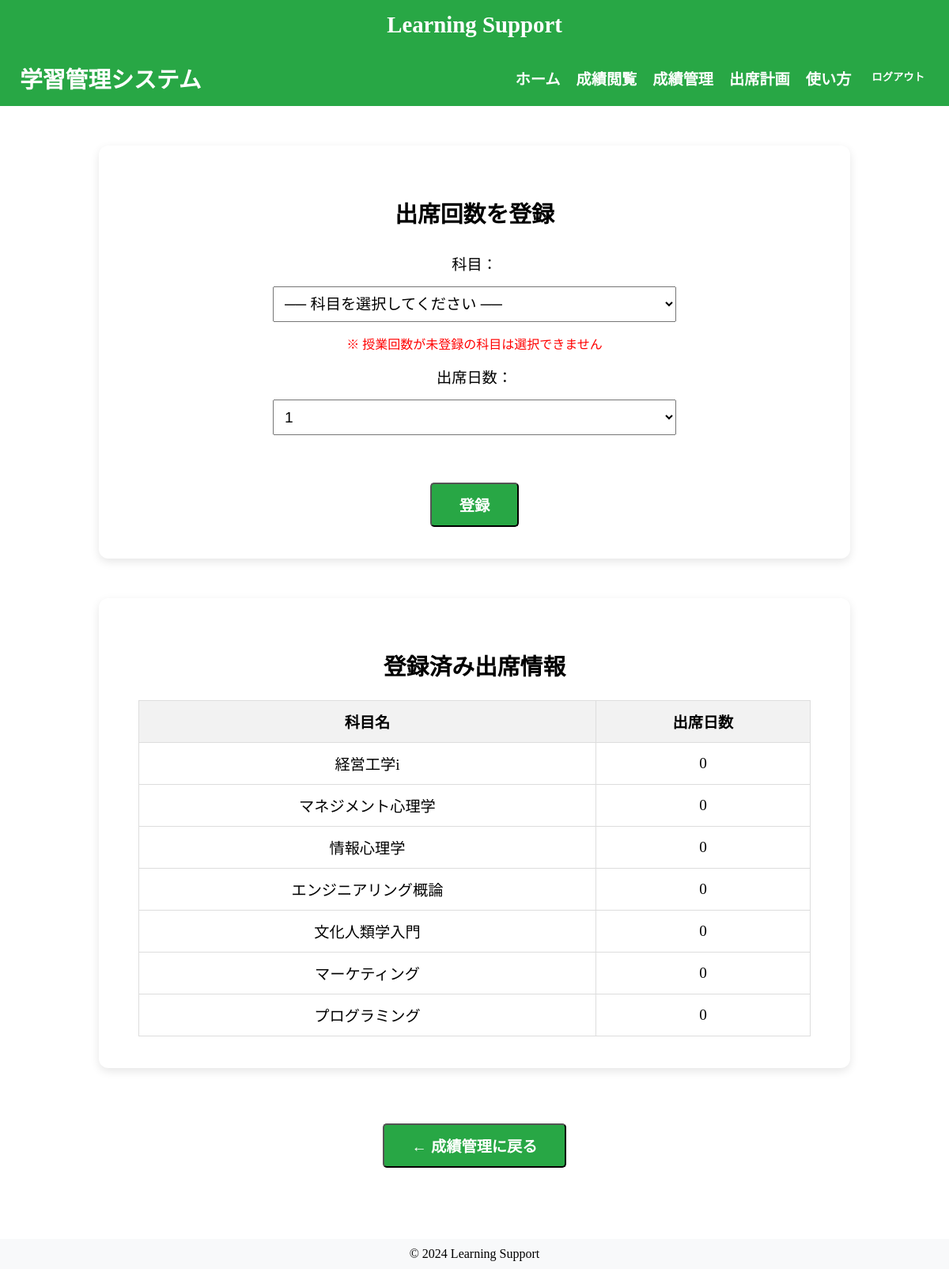
Before: /core/register/attendance/ (signed in) with the older database file.
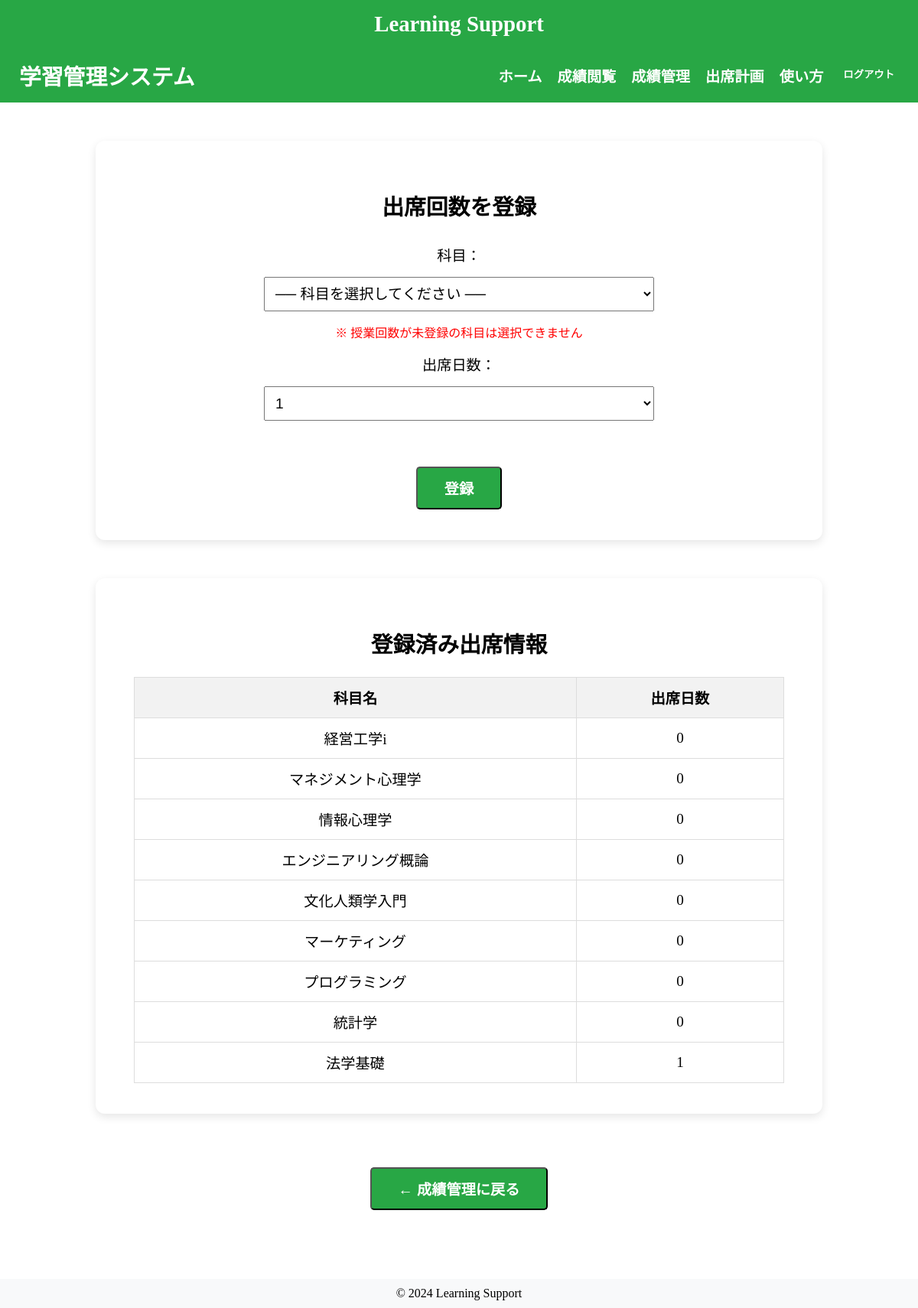
After: the same page with the newer database file.
### core/models.py (models this page shows, shortened)
class Subject(models.Model):
    SUBJECT_CLASS_CHOICES = [
        ('必修', '必修'),
        ('教養', '教養'),
        ('専門', '専門'),
    ]
    DAY_CHOICES = [
        ('月', '月曜日'),
        ('火', '火曜日'),
        ('水', '水曜日'),
        ('木', '木曜日'),
        ('金', '金曜日'),
    ]
    subject_id = models.AutoField(primary_key=True)
    student = models.ForeignKey(Student, on_delete=models.CASCADE)
    subject_name = models.CharField(max_length=50)
    subject_class = models.CharField(max_length=10, choices=SUBJECT_CLASS_CHOICES)
    subject_score = models.IntegerField(null=True, blank=True)
    attend_days = models.IntegerField(default=0)
    lesson_count = models.IntegerField(null=True, blank=True)
    day_of_week = models.CharField(max_length=2, choices=DAY_CHOICES, default='月')
    date = models.CharField(max_length=10, default="月曜日")
    table = models.CharField(max_length=10, default="1限目")
    class Meta:
        constraints = [
            models.UniqueConstraint(
                fields=['student', 'subject_name'],
                name='unique_student_subject'
            )
        ]

### core/views.py (the view, shortened to what this page needs)
# urls.py: path('register/attendance/', views.attendance_register, name='attendance_register'),    #出席回数登録
@login_required
def attendance_register(request):
    student = Student.objects.get(user=request.user)
    subjects = Subject.objects.filter(student=student)
    attendance_range = range(1, 16)  # 1～15
    return render(request, "core/attendance_register.html", {
        "subjects": subjects,
        "attendance_range": attendance_range,
    })

### core/templates/core/attendance_register.html (shortened to what the changed rows need)
{% extends 'base.html' %}
{% block content %}
<header style="
    display: flex;
    justify-content: space-between;
    align-items: center;
    padding: 15px 25px;
    background-color: #28a745;
    color: white;
    font-size:1.2rem;
">
    <h1 style="margin: 0; font-size: 1.8rem;">学習管理システム</h1>
</header>
<div style="padding:50px;display:flex;flex-direction:column;align-items:center;font-size:1.2rem;">
    <div style="
        background:white;
        padding:40px 50px;
        border-radius:12px;
        box-shadow:0 4px 12px rgba(0,0,0,0.1);
        width:90%;
        max-width:850px;
        text-align:center;
    ">
        <h2 style="font-size:1.8rem;">出席回数を登録</h2>
    </div>
    <div style="
        background:white;
        margin-top:50px;
        padding:40px 50px;
        border-radius:12px;
        box-shadow:0 4px 12px rgba(0,0,0,0.1);
        width:90%;
        max-width:850px;
        text-align:center;
    ">
        <h2 style="font-size:1.8rem;">登録済み出席情報</h2>
        <table style="width:100%;border-collapse:collapse;margin-top:20px;">
            <thead style="background:#f2f2f2;">
                <tr>
                    <th style="padding:12px;border:1px solid #ddd;">科目名</th>
                    <th style="padding:12px;border:1px solid #ddd;">出席日数</th>
                </tr>
            </thead>
            <tbody>
                {% for subject in subjects %}
                    <tr>
                        <td style="padding:12px;border:1px solid #ddd;">{{ subject.subject_name }}</td>
                        <td style="padding:12px;border:1px solid #ddd;">{{ subject.attend_days }}</td>
                    </tr>
                {% empty %}
                    <tr>
                        <td colspan="2" style="padding:12px;">登録されていません。</td>
                    </tr>
                {% endfor %}
            </tbody>
        </table>
    </div>
</div>
{% endblock %}

Changed rows visible on the page:
added Subject: subject_name "統計学", attend_days "0"
added Subject: subject_name "法学基礎", attend_days "1"
